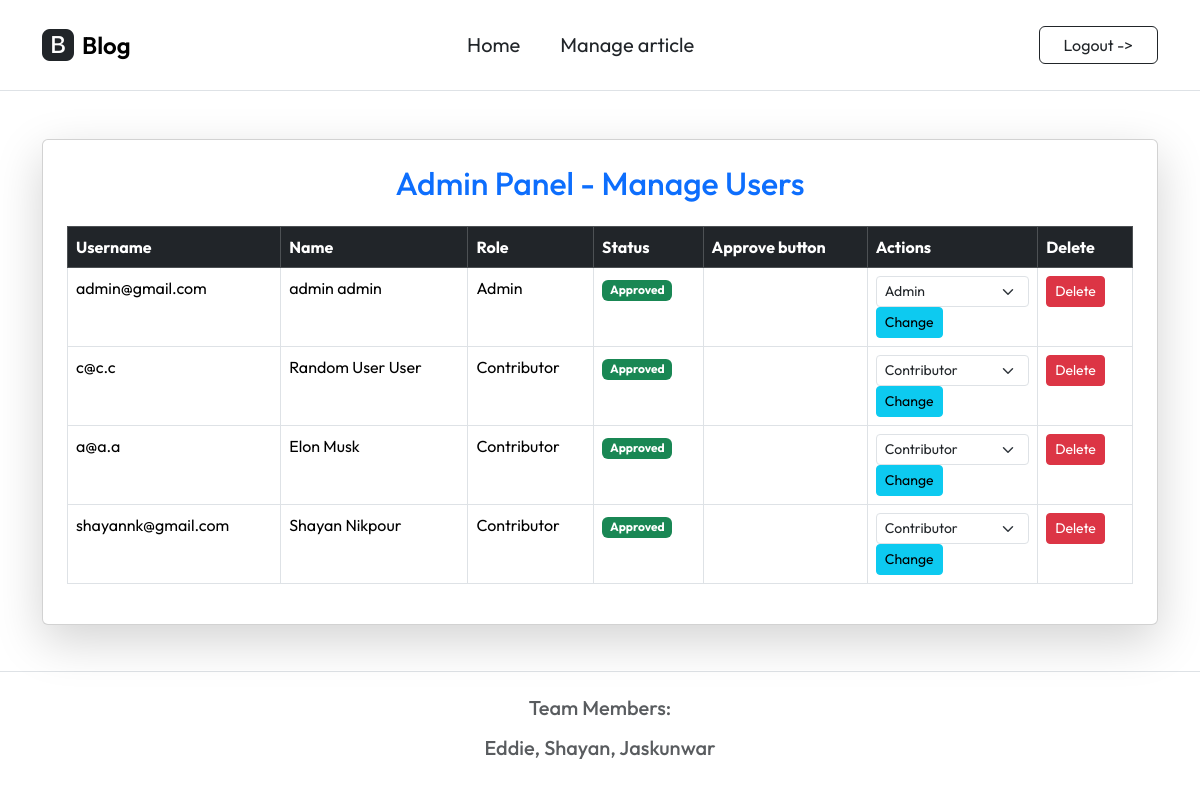
Before: /admin.php (signed in) with the older database file.
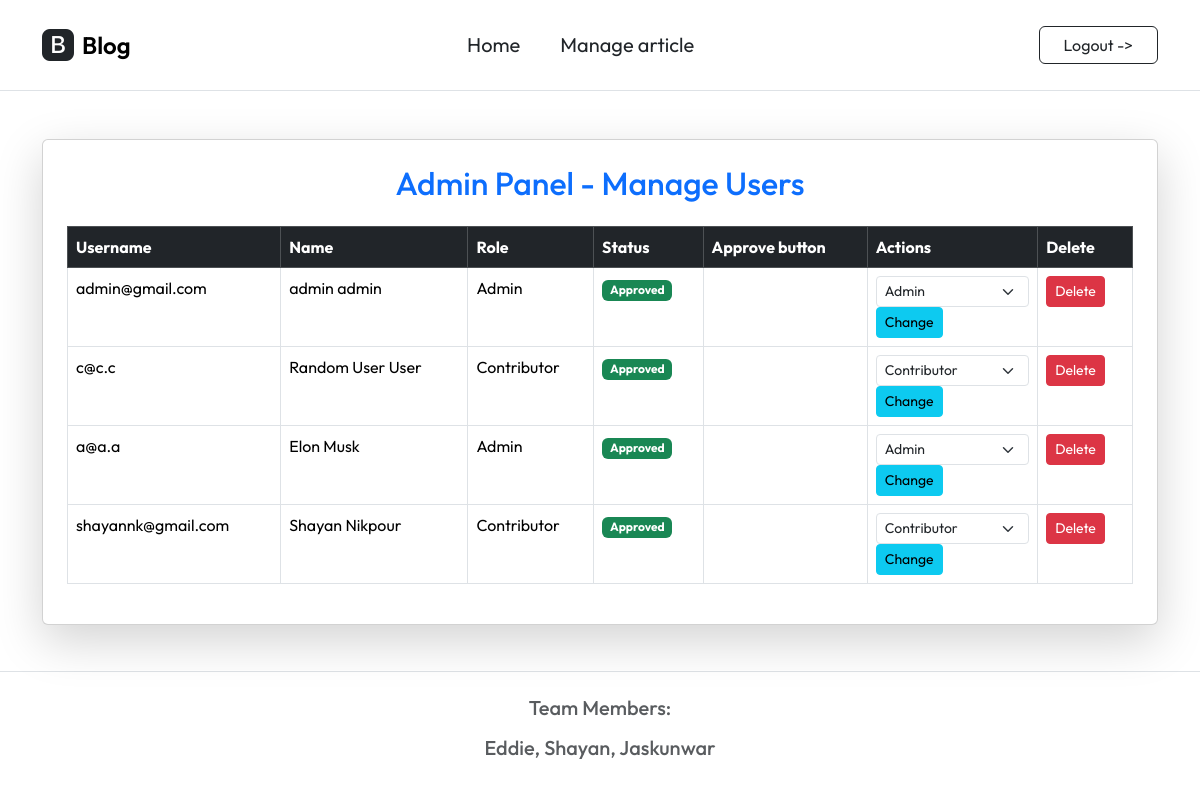
After: the same page with the newer database file.
### tables this page shows
CREATE TABLE Users (
    Username VARCHAR(255) NOT NULL PRIMARY KEY,
    Password VARCHAR(255) NOT NULL,
    FirstName VARCHAR(50) NOT NULL,
    LastName VARCHAR(50) NOT NULL,
    RegistrationDate DATETIME DEFAULT CURRENT_TIMESTAMP,
    IsApproved BOOLEAN DEFAULT 0,
    Role VARCHAR(20) DEFAULT 'Contributor'
);

### admin.php (the view, shortened to what this page needs)
<?php
include('./inc/inc_header.php');
$db = new SQLite3('info.db');
$result = $db->query("SELECT Username, FirstName, LastName, Role, IsApproved FROM Users");
?>
<div class="container mt-5">
    <div class="card shadow-lg p-4">
        <h2 class="text-center mb-4 text-primary">Admin Panel - Manage Users</h2>
        <div class="table-responsive">
            <table class="table table-hover table-bordered">
                <thead class="table-dark">
                    <tr>
                        <th>Username</th>
                        <th>Name</th>
                        <th>Role</th>
                        <th>Status</th>
                        <th>Approve button</th>
                        <th>Actions</th>
                        <th>Delete</th>
                    </tr>
                </thead>
                <tbody>
                    <?php while ($row = $result->fetchArray(SQLITE3_ASSOC)) { ?>
                        <tr>
                            <td><?= $row['Username'] ?></td>
                            <td><?= $row['FirstName'] . " " . $row['LastName'] ?></td>
                            <td><?= $row['Role'] ?></td>
                            <td>
                                <span class="badge <?= $row['IsApproved'] ? 'bg-success' : 'bg-danger' ?>">
                                    <?= $row['IsApproved'] ? 'Approved' : 'Pending' ?>
                                </span>
                            </td>
                            <td>
                            </td>
                            <td>
                                <form method="post">
                                    <select name="role" class="form-select form-select-sm">
                                        <option value="Contributor" <?= $row['Role'] == 'Contributor' ? 'selected' : '' ?>>Contributor</option>
                                        <option value="Admin" <?= $row['Role'] == 'Admin' ? 'selected' : '' ?>>Admin</option>
                                    </select>
                                    <button type="submit" name="change_role" class="btn btn-info btn-sm">Change</button>
                                </form>
                            </td>
                            <td>
                                <form method="post" onsubmit="return confirm('Are you sure you want to delete this user? This action cannot be undone!');">
                                    <button type="submit" name="delete_user" class="btn btn-danger btn-sm">Delete</button>
                                </form>
                            </td>
                        </tr>
                    <?php } ?>
                </tbody>
            </table>
        </div>
    </div>
</div>
<?php include('./inc/inc_footer.php'); ?>

### inc/inc_header.php (shortened to what this page needs)
<!DOCTYPE html>
<html lang="en">
<head>
    <link href="https://cdn.jsdelivr.net/npm/bootstrap@5.3.3/dist/css/bootstrap.min.css" rel="stylesheet">
    <link rel="stylesheet" href="https://cdn.jsdelivr.net/npm/bootstrap-icons@1.11.0/font/bootstrap-icons.css">
    <link rel="stylesheet" href="inc/style.css">
</head>
<body>
    <nav class="navbar navbar-expand-lg bg-white border-bottom py-3">
        <div class="container">
            <a class="navbar-brand d-flex align-items-center" href="home.php">
                <i class="bi bi-bootstrap-fill fs-2 text-dark me-2"></i>
                <span class="fs-4 fw-semibold">Blog</span>
            </a>
            <div class="collapse navbar-collapse" id="mainNav">
                <ul class="navbar-nav mx-auto gap-4">
                    <li class="nav-item">
                        <a class="nav-link text-dark fs-5" href="home.php">Home</a>
                    </li>
                    <?php if (isset($_SESSION['username'])) { ?>
                        <li class="nav-item">
                            <a class="nav-link text-dark fs-5" href="write.php">Manage article</a>
                        </li>
                    <?php } ?>
                </ul>
                <div class="d-flex ms-lg-4" id="nav-login">
                    <?php if (isset($_SESSION['username'])) { ?>
                        <a class="btn btn-outline-dark px-4" href="logout.php">
                            Logout ->
                        </a>
                    <?php } else { ?>
                        <a class="btn btn-outline-dark px-4" href="login.php">
                            Login ->
                        </a>
                    <?php } ?>
                </div>
            </div>
        </div>
    </nav>
</body>
</html>

### inc/inc_footer.php (shortened to what this page needs)
<!DOCTYPE html>
<html lang="en">
<head>
    <link href="https://cdn.jsdelivr.net/npm/bootstrap@5.3.3/dist/css/bootstrap.min.css" rel="stylesheet">
    <link rel="stylesheet" href="https://cdn.jsdelivr.net/npm/bootstrap-icons@1.11.0/font/bootstrap-icons.css">
</head>
<body class="d-flex flex-column min-vh-100">
    <footer class="mt-auto bg-white border-top">
        <div class="container main-content">
            <div class="row py-4 justify-content-center align-items-center">
                <div class="col-md-4 mb-4 mb-md-0 text-center">
                    <h5 class="mb-3 text-body-secondary">Team Members:</h5>
                    <h5 class="mb-3 text-body-secondary">Eddie, Shayan, Jaskunwar</h5>
                </div>
            </div>
        </div>
    </footer>
</body>
</html>

### inc/style.css (style rules this page uses)
body { margin: 0; font-family: Arial, sans-serif; color: white; }
.card { background-color: white !important; border: 1px solid #e0e0e0; border-radius: 12px; box-shadow: 0 4px 10px rgba(0, 0, 0, 0.1); }
h2 { color: #333; margin-bottom: 1rem; }

### inc/inc_header.php (style rules this page uses)
body { font-family: "Outfit", serif; font-optical-sizing: auto; font-style: normal; }
#nav-login .btn { font-family: "Outfit", sans-serif; font-weight: 500px; }

### inc/inc_footer.php (style rules this page uses)
body { font-family: "Outfit", sans-serif; }

Changed rows visible on the page:
changed users "Elon": Role "Contributor" → "Admin"; role "Contributor" → "Admin"
